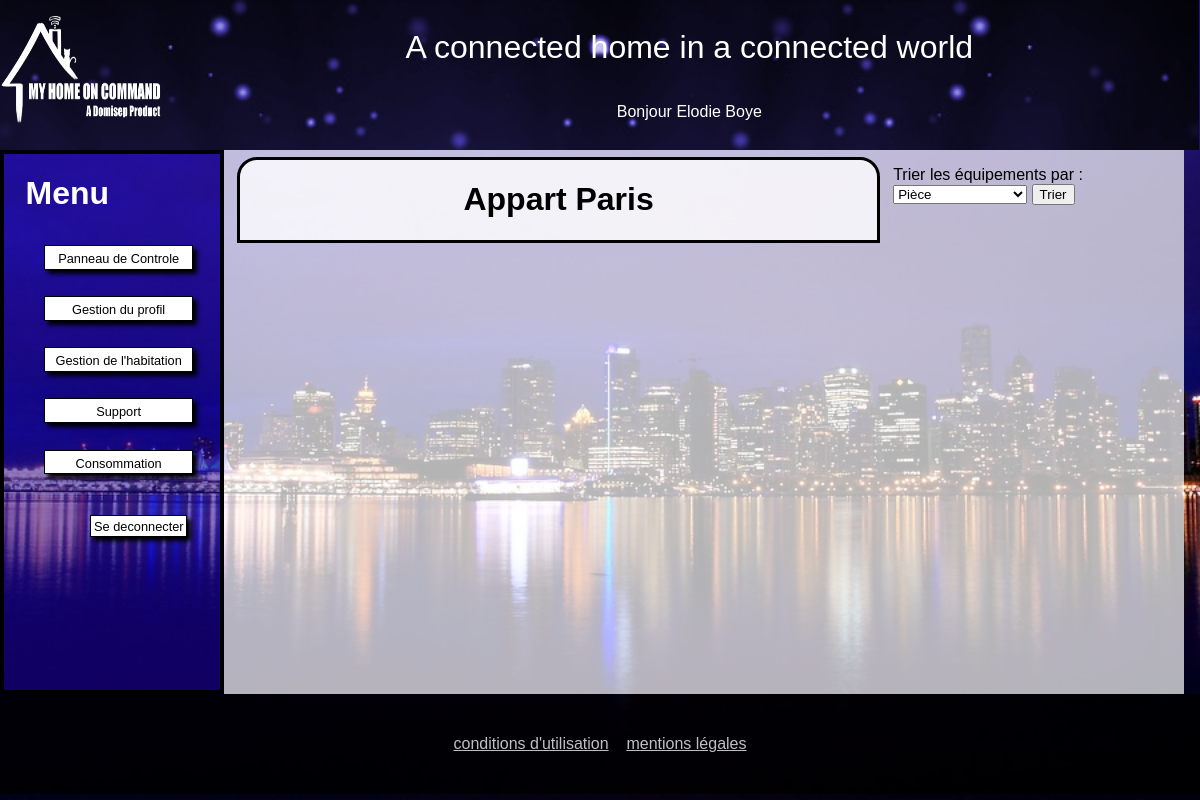
Before: /MyHomeOnCommand/index.php?page=panneau (signed in) with the older database file.
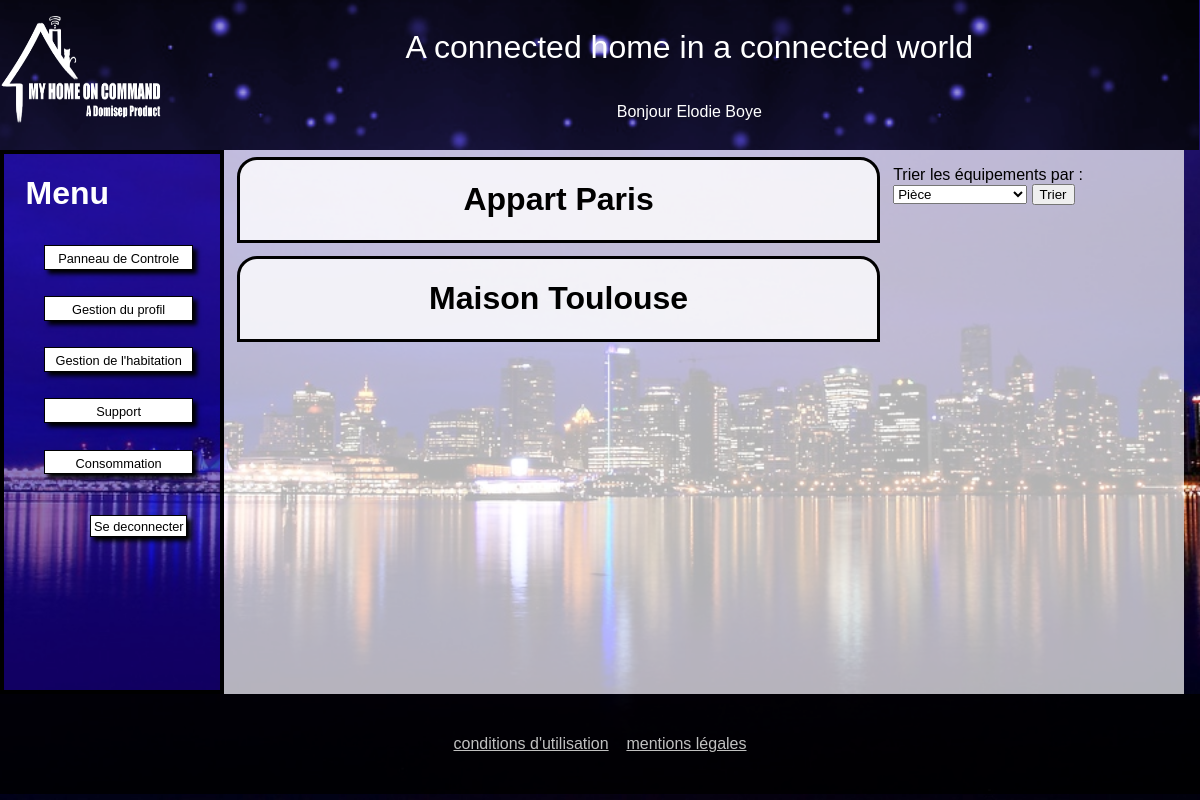
After: the same page with the newer database file.
### tables this page shows
CREATE TABLE IF NOT EXISTS `logement` (
  `id_logement` int(11) NOT NULL AUTO_INCREMENT,
  `nom_logement` varchar(255) NOT NULL,
  `rue` varchar(255) NOT NULL,
  `ville` varchar(255) NOT NULL,
  `code_postal` int(11) NOT NULL,
  `pays` varchar(255) NOT NULL,
  PRIMARY KEY (`id_logement`)
);

### MyHomeOnCommand/controleur/controleurPanneaucapteursClient.php (called while the page is built, shortened)
<?php
if (!isset($_POST['tri']) || empty($_POST['tri']))
{
	$fonction = 'piece';
}
else
{
	$fonction=$_POST['tri'];
}
$panneau=new panneauControle;
switch ($fonction)
{
	case 'piece' :
		$vue='panneaucontroleClient';
		$id_logements=$panneau->Obtenir_id_logements(htmlspecialchars($_SESSION['id']));
		break;
}
include('vue/' . $vue . '.php');

### MyHomeOnCommand/modele/modelePanneaucapteursClient.php (called while the page is built, shortened)
<?php
class panneauControle extends Connection
{
	public function Obtenir_id_logements($id_utilisateur)
	{
		$bdd=$this->dbConnect();
		$req = $bdd->prepare(
			'SELECT * FROM logement
				INNER JOIN relation_logement_utilisateur
					ON logement.id_logement = relation_logement_utilisateur.id_logement
				WHERE relation_logement_utilisateur.id_utilisateur=:id_utilisateur'
			);
		$req->execute(array('id_utilisateur' => $id_utilisateur));
		$Logements_utilisateur = array();
		while($donnees = $req->fetch())
		{
			$Logements_utilisateur[] = $donnees['id_logement'];
		}
		return $Logements_utilisateur;
	}
	public function Obtenir_nom_logement($id_logement)
	{
		$bdd=$this->dbConnect();
		$req = $bdd->prepare(
			'SELECT nom_logement FROM logement
				WHERE id_logement=:id_logement'
			);
		$req->execute(array('id_logement' => $id_logement));
		while($donnee=$req->fetch())
		{
			$info=$donnee['nom_logement'];
		}
		return $info;
	}
}

### MyHomeOnCommand/vue/panneaucontroleClient.php (the view, shortened to what this page needs)
<!DOCTYPE html>
	<html>
		<head>
			<link rel="stylesheet" href="css/styleHeaderFooter.css"/>
			<link rel="stylesheet" href="css/stylePanneauClient.css"/>
			<link rel="stylesheet" href="css/styleMenu.css" />
            <link rel="stylesheet" href="css/styleGeneral.css" />
		</head>
		<body>
			<?php include('vue/header.php'); ?>
			<div id="corps">
				<?php include('vue/menuClient.php'); ?>
				<div id='paslemenu'>
					<div id='panneau_controle_bloc_principal'>
						<?php
						if(empty($id_logements))
						{
							echo "<div id='pasDeLogement'>";
							echo "Veuillez renseigner les informations liées à votre logement dans l'onglet 'Gestion de l'habitation'";
							echo "</div>";
						}
						else
						{
						foreach($id_logements as $id_logement)
						{
							echo '<div class=\'case_logement\'><div class="'.$id_logement.'">';
								$nom_logement=$panneau->Obtenir_nom_logement($id_logement);
								echo '<h1 class="titre_logement"><div class="'.$id_logement.'"></div>' . $nom_logement . '</h1>';
							echo '</div></div>';
						}
					}
					?>
					</div>
					<div id='trier'>
						<form action="index.php?page=panneau" method="post">
						<p>
						<label for="tri">Trier les équipements par :</label>
						<select name="tri" id="tri">
							<option value="piece" selected>Pièce</option>
						</select>
						<input type="submit" value="Trier" id="bouton_tri"/>
						</p>
						</form>
					</div>
				</div>
			</div>
			<?php include('vue/footer.php'); ?>
		</body>
	</html>

Changed rows visible on the page:
added logement: nom_logement "Maison Toulouse"
